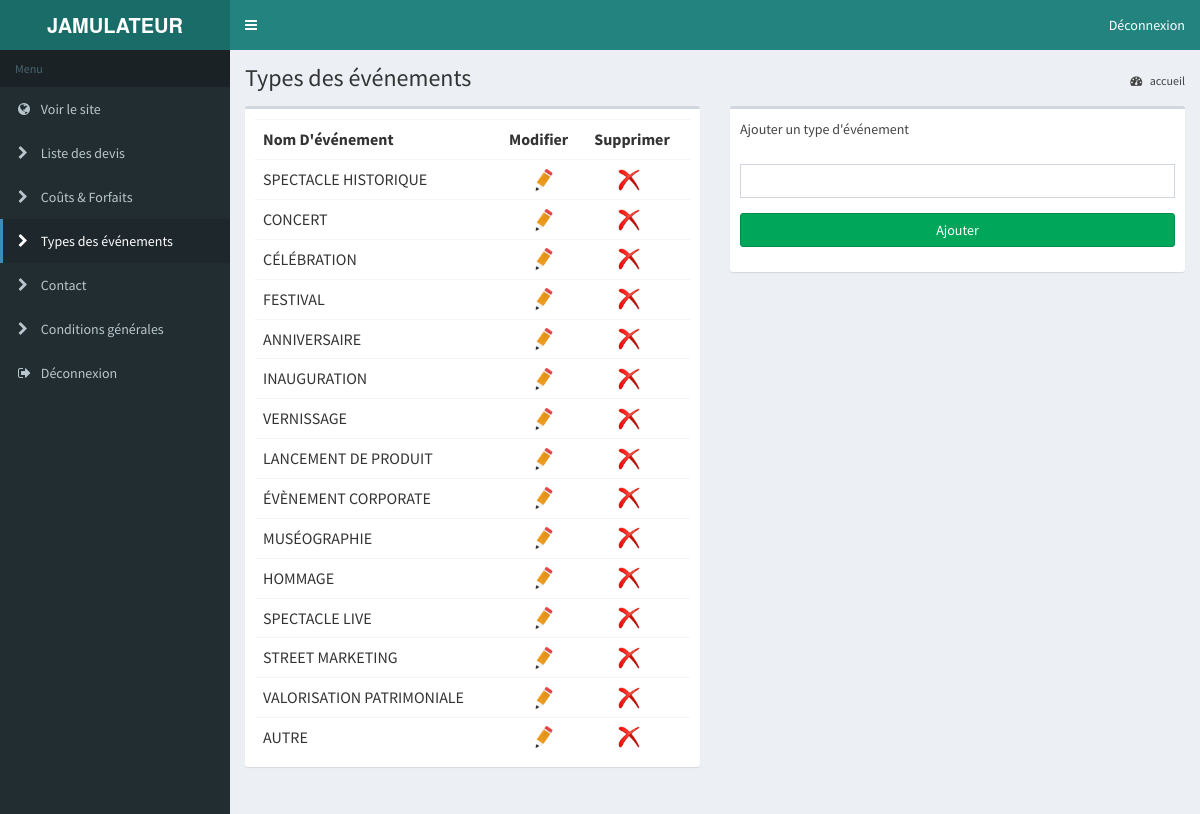
Page /admin/types.php (signed in) on the committed database.
### tables this page shows
CREATE TABLE `types` (
  `idType` int(11) NOT NULL AUTO_INCREMENT,
  `name` varchar(300) NOT NULL,
  `deleted` int(11) NOT NULL,
  PRIMARY KEY (`idType`)
);

### admin/types.php (the view, shortened to what this page needs)
<?php session_start(); if(!isset($_SESSION['admin'])) header("location:index.php");
$db = db_connect();
?>
<html>
  <head>
    <link rel="stylesheet" href="bootstrap/css/bootstrap.min.css">
    <link rel="stylesheet" href="https://maxcdn.bootstrapcdn.com/font-awesome/4.4.0/css/font-awesome.min.css">
    <link rel="stylesheet" href="https://code.ionicframework.com/ionicons/2.0.1/css/ionicons.min.css">
    <link rel="stylesheet" href="dist/css/AdminLTE.min.css">
    <link rel="stylesheet" href="dist/css/skins/_all-skins.min.css">
  </head>
  <body class="hold-transition skin-blue sidebar-mini">
    <div class="wrapper">
      <header class="main-header">
        <a href="./home.php" class="logo">
          <span class="logo-lg"><b>JAMULATEUR</b></span>
        </a>
        <nav class="navbar navbar-static-top" role="navigation">
          <a href="#" class="sidebar-toggle" data-toggle="offcanvas" role="button">
          </a>
          <div class="navbar-custom-menu">
            <ul class="nav navbar-nav">
              <li class="dropdown user user-menu">
                <a href="logout.php" class="">
                  <span class="hidden-xs">Déconnexion</span>
                </a>
              </li>
            </ul>
          </div>
        </nav>
      </header>
      <aside class="main-sidebar">
        <section class="sidebar">
         <?php include 'menu.php'; ?>
        </section>
      </aside>
      <div class="content-wrapper">
        <section class="content-header">
          <h1>
            Types des événements
          </h1>
          <ol class="breadcrumb">
            <li><a href="./"><i class="fa fa-dashboard"></i> accueil</a></li>
          </ol>
        </section>
        <section class="content">
          <div class="row">
            <div class="col-sm-6">
              <div class="box">
                <div class="box-header">
                <div class="box-body table-responsive no-padding">
                  <table class="table table-hover list-inscription">
                    <tr>
                      <th>Nom d'événement</th>
                      <th>Modifier</th>
                      <th>Supprimer</th>
                    </tr>
                    <?php
                        $queryDevis = $db->query("SELECT * FROM types where deleted = 0");
                        $types = $queryDevis->fetchAll(PDO::FETCH_ASSOC);
                    ?>
                    <?php foreach ($types as $key => $type):?>
                        <tr>
                          <td class="name"><?= $type['name'] ?></td>
                          <td>
                            <a class="btn-edit" data-id="<?= $type['idType'] ?>">
                              <img src="dist/img/edit.png">
                            </a>
                          </td>
                          <td>
                            <a class="btn-remove" data-id="<?= $type['idType'] ?>">
                              <img src="dist/img/delete.png">
                            </a>
                          </td>
                        </tr>
                    <?php endforeach; ?>
                  </table>
                </div>
              </div>
            </div>
          </div>
          <div class="col-sm-6">
              <div class="box">
                <div class="box-header">Ajouter un type d'événement</div>
                <div class="box-body table-responsive ">
                  <form method="post" action="add-type.php">
                      <div class="form-group">
                        <input type="text" class="form-control" name="type" placeholder="" required>
                      </div>
                      <div class="form-group">
                        <button class="btn btn-block btn-success">Ajouter</button>
                      </div>
                  </form>
                </div>
              </div>
            </div>
          </div>
        </section>
      </div>
    </div>
  </body>
</html>

### admin/types.php (style rules this page uses)
td img { height: 22px; margin-left: 24px; cursor: pointer; }

### rows in the picture
types: name "SPECTACLE HISTORIQUE"
types: name "CONCERT"
types: name "CÉLÉBRATION"
types: name "FESTIVAL"
types: name "ANNIVERSAIRE"
types: name "INAUGURATION"
types: name "VERNISSAGE"
types: name "LANCEMENT DE PRODUIT"
types: name "ÉVÈNEMENT CORPORATE"
types: name "MUSÉOGRAPHIE"
types: name "HOMMAGE"
types: name "SPECTACLE LIVE"
types: name "STREET MARKETING"
types: name "VALORISATION PATRIMONIALE"
types: name "AUTRE"
